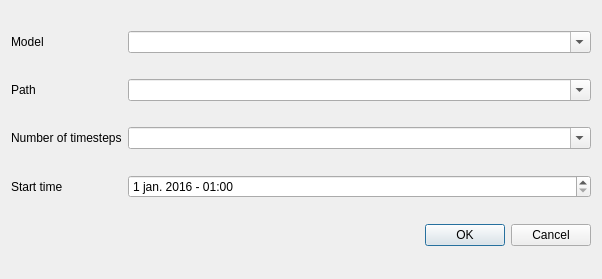
<?xml version="1.0" encoding="UTF-8"?>
<ui version="4.0">
 <class>JRodosDialogBase</class>
 <widget class="QDialog" name="JRodosDialogBase">
  <property name="geometry">
   <rect>
    <x>0</x>
    <y>0</y>
    <width>602</width>
    <height>279</height>
   </rect>
  </property>
  <property name="windowTitle">
   <string>JRodos</string>
  </property>
  <layout class="QGridLayout" name="gridLayout">
   <item row="3" column="0">
    <widget class="QLabel" name="lbl_start_time">
     <property name="text">
      <string>Start time</string>
     </property>
    </widget>
   </item>
   <item row="3" column="1">
    <widget class="QDateTimeEdit" name="dateTime_start">
     <property name="locale">
      <locale language="Dutch" country="Netherlands"/>
     </property>
     <property name="dateTime">
      <datetime>
       <hour>1</hour>
       <minute>0</minute>
       <second>0</second>
       <year>2016</year>
       <month>1</month>
       <day>1</day>
      </datetime>
     </property>
     <property name="displayFormat">
      <string>d MMM yyyy - HH:mm</string>
     </property>
    </widget>
   </item>
   <item row="4" column="1">
    <widget class="QDialogButtonBox" name="button_box">
     <property name="orientation">
      <enum>Qt::Horizontal</enum>
     </property>
     <property name="standardButtons">
      <set>QDialogButtonBox::Cancel|QDialogButtonBox::Ok</set>
     </property>
    </widget>
   </item>
   <item row="0" column="0">
    <widget class="QLabel" name="lbl_model">
     <property name="text">
      <string>Model</string>
     </property>
    </widget>
   </item>
   <item row="1" column="0">
    <widget class="QLabel" name="lbl_path">
     <property name="text">
      <string>Path</string>
     </property>
    </widget>
   </item>
   <item row="2" column="0">
    <widget class="QLabel" name="lbl_steps">
     <property name="text">
      <string>Number of timesteps</string>
     </property>
    </widget>
   </item>
   <item row="0" column="1">
    <widget class="QComboBox" name="combo_model">
     <property name="editable">
      <bool>true</bool>
     </property>
    </widget>
   </item>
   <item row="1" column="1">
    <widget class="QComboBox" name="combo_path">
     <property name="editable">
      <bool>true</bool>
     </property>
    </widget>
   </item>
   <item row="2" column="1">
    <widget class="QComboBox" name="combo_steps">
     <property name="editable">
      <bool>true</bool>
     </property>
    </widget>
   </item>
  </layout>
 </widget>
 <resources/>
 <connections>
  <connection>
   <sender>button_box</sender>
   <signal>accepted()</signal>
   <receiver>JRodosDialogBase</receiver>
   <slot>accept()</slot>
   <hints>
    <hint type="sourcelabel">
     <x>20</x>
     <y>20</y>
    </hint>
    <hint type="destinationlabel">
     <x>20</x>
     <y>20</y>
    </hint>
   </hints>
  </connection>
  <connection>
   <sender>button_box</sender>
   <signal>rejected()</signal>
   <receiver>JRodosDialogBase</receiver>
   <slot>reject()</slot>
   <hints>
    <hint type="sourcelabel">
     <x>20</x>
     <y>20</y>
    </hint>
    <hint type="destinationlabel">
     <x>20</x>
     <y>20</y>
    </hint>
   </hints>
  </connection>
 </connections>
</ui>
